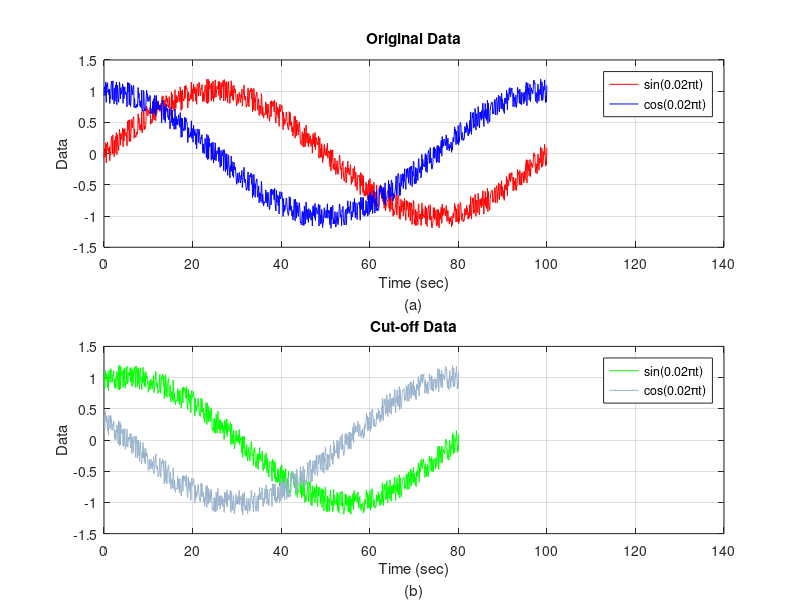
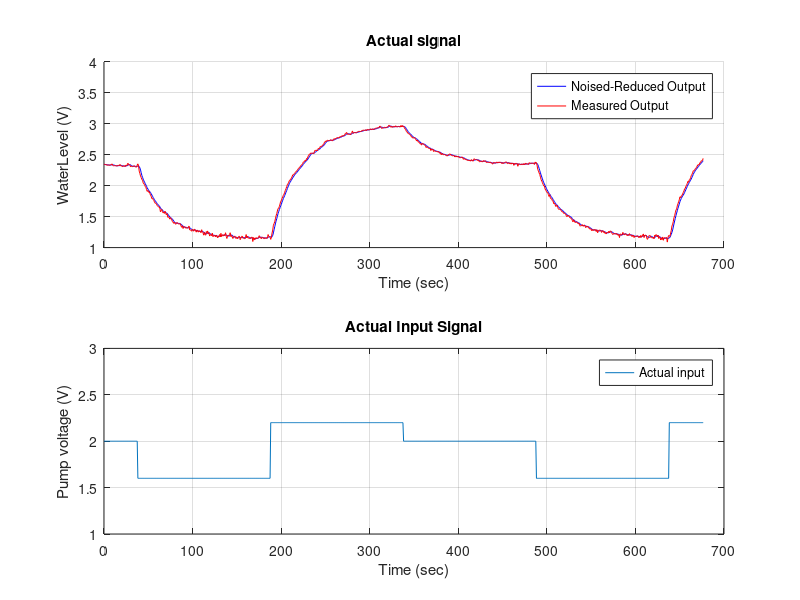
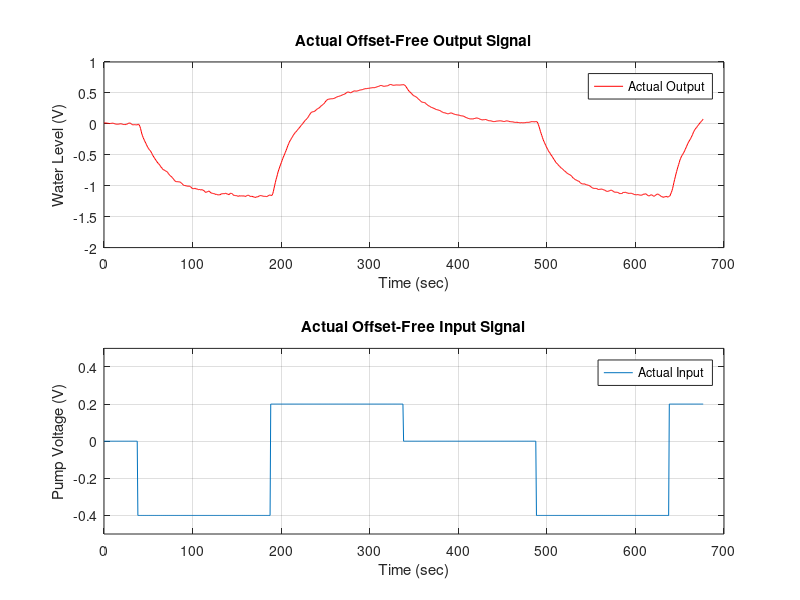
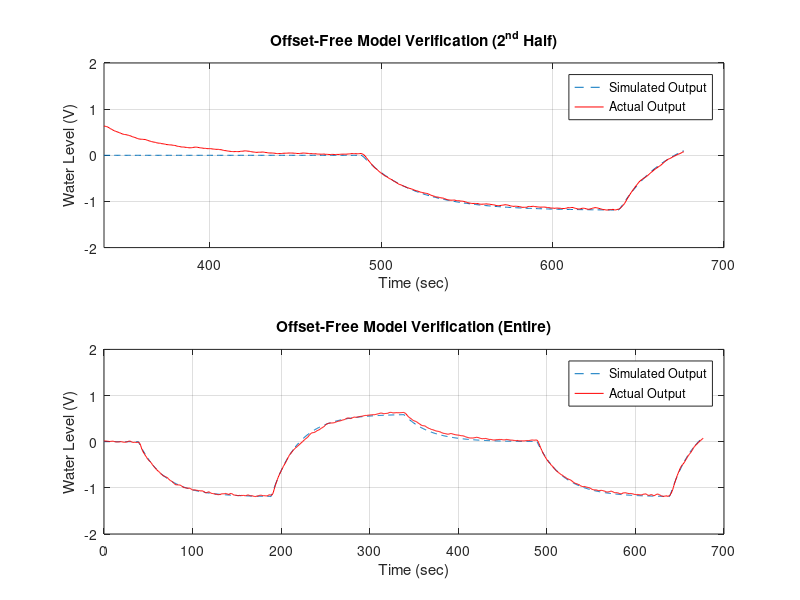

MATLAB code for these plots, in order: (Note: this script raises an error after producing the figures.)
% %ELEC4632 lab1
% prelab %
clc
close all
clear
% data generation
N = (100-0)/0.1;
t = linspace(0,100,N);
noise = 0.4*rand(1,N) - 0.2; % generate noise from -0.2 to 0.2
y1 = sin(0.02*pi*t)+noise;
y2 = cos(0.02*pi*t)+noise;

y1_new = y1(200:end);
y2_new = y2(200:end);
t_new = t(1:length(y1_new));
data_new = [t_new; y1_new; y2_new;]';
% original data plotting
figure(1)
subplot(2,1,1)
plot(t,y1,'r')
xlim([0 140]);
ylim([-1.5 1.5]);
xlabel({'Time (sec)';'(a)'})
ylabel('Data')
title('Original Data')
grid on
hold on 
plot(t,y2,'b')
legend('sin(0.02\pit)','cos(0.02\pit)');
hold off
% cut-off data plotting
subplot(2,1,2)
plot(t_new,y1_new,'g');
xlim([0 140]);
ylim([-1.5 1.5]);
xlabel({'Time (sec)';'(b)'})
ylabel('Data')
title('Cut-off Data')
grid on
hold on 
plot(t_new,y2_new,'Color',[0.6 0.7 0.8])
legend('sin(0.02\pit)','cos(0.02\pit)');
hold off
% question 1 %
clear
load SysIdenData_StudentVersion.mat
t = LogData.time;
y_act = LogData.signals(1).values(:,2);
y_actm = LogData.signals(1).values(:,1);
u_act = LogData.signals(2).values;
% find sampling time
Ts = (t(end)-t(1))/(length(t)-1);
%Ts = t(2)-t(1);
fprintf("sampling time according to calculation is %d\n",Ts);
figure(2)
subplot(2,1,1)
hold on
plot(t,y_act,'b');
xlim([0 700]);
ylim([1 4]);
xlabel('Time (sec)');
ylabel('WaterLevel (V)');
title('Actual signal');
grid on
plot(t,y_actm,'r');
legend('Noised-Reduced Output','Measured Output');
hold off
subplot(2,1,2)
plot(t,u_act);
xlim([0 700]);
ylim([1 3]);
xlabel('Time (sec)');
ylabel('Pump voltage (V)');
title('Actual Input Signal');
legend('Actual input');
grid on

% remove input offset
u_offset = u_act(1);
u = u_act - u_offset;
figure(3)
subplot(2,1,2)
plot(t,u)
xlim([0 700]);
ylim([-0.5 0.5]);
xlabel('Time (sec)');
ylabel('Pump Voltage (V)');
title('Actual Offset-Free Input Signal');
legend('Actual Input');
grid on
% remove output offset
count = 0;
i = 1;
while(u_act(i+1) == u_act(i))
    i=i+1;
    count = count + 1;
end
%y_offset = sum(y_act(1:count))/count;
y_offset = mean(y_act(1:count)); 
y = y_act - y_offset;
subplot(2,1,1);
plot(t,y,'r')
xlim([0 700]);
ylim([-2 1]);
grid on
xlabel('Time (sec)');
ylabel('Water Level (V)');
title('Actual Offset-Free Output Signal');
legend('Actual Output');

N = round(length(y)/2); % first half
% start from k = 10, k should be greater than 2 otherwise index error
% will occur
k = 10;
phi = zeros(length(k:N),4);

for i = k:N
    phi(i-k+1,1) = y(i-1);
    phi(i-k+1,2) = y(i-2);
    phi(i-k+1,3) = u(i-1);
    phi(i-k+1,4) = u(i-2);
end

theta_hat = inv(phi'*phi)*phi'*y(k:N);
a1 = -theta_hat(1);
a2 = -theta_hat(2);
b1 = theta_hat(3);
b2 = theta_hat(4);
%[a1,a2,b1,b2] = second_order_regression(k,y,u);
H = tf([b1 b2],[1 a1 a2],Ts);
fprintf("Info about second order state space model is below:\n");
sys = ss(H)

figure()
%simulate second half
subplot(2,1,1)
b = [b1 b2];
a = [1 a1 a2];
y_simulate_2nd_Half = filter(b,a,u(N:end));
plot(t(N:end),y_simulate_2nd_Half,'--');
hold on
plot(t(N:end),y(N:end),'r');
xlim([t(N) 700])
ylim([-2 2]);
grid on
xlabel('Time (sec)');
ylabel('Water Level (V)');
legend('Simulated Output','Actual Output');
title('Offset-Free Model Verification (2^{nd} Half)');
hold off
% simulate entire
subplot(2,1,2)
y_simulate_entire_2nd_order = filter(b,a,u);
plot(t,y_simulate_entire_2nd_order,'--');
hold on
plot(t,y,'r')
ylim([-2 2]);
grid on
xlabel('Time (sec)');
ylabel('Water Level (V)');
legend('Simulated Output','Actual Output');
title('Offset-Free Model Verification (Entire)');
% move on to first order %
% same as before, start from k=10. k should be greater than 2 otherwise
% index error will occur
k = 10;
phi1 = zeros(length(k:N),2);
%build the phi matrix for first order model
for i = k:N
    phi1(i-k+1,1) = y(i-1);
    phi1(i-k+1,2) = u(i-1);
end
theta_hat1 = inv(phi1'*phi1)*phi1'*y(k:N);
a1 = -theta_hat1(1);
b1 = theta_hat1(2);
H1 = tf(b1,[1 a1],Ts);
fprintf("Info about the first order state space model is below:\n");
sys1 = ss(H1)
y_simulate_firstOrder = filter(b1,[1 a1],u);
figure()
plot(t,y,'r');
hold on
plot(t,y_simulate_firstOrder,'g.');
plot(t,y_simulate_entire_2nd_order,'--b');
xlabel('Time (sec)');
ylabel('Water Level (V)');
xlim([0 700]);
ylim([-1.5 1]);
grid on
title('Comparison of Different Offset-Free Order Models');
legend('Actual Output','1^{st} Order Model Response','2^{nd} Order Model Resonse');
% first_order_mse = immse(y_simulate_firstOrder,y);
% second_order_mse = immse(y_simulate_entire_2nd_order,y);
first_order_mse = myMSE(y_simulate_firstOrder,y);
second_order_mse = myMSE(y_simulate_entire_2nd_order,y);
str = {'MSE1 = ',first_order_mse,'MSE2 = ',second_order_mse};
text(5,0.5,str)